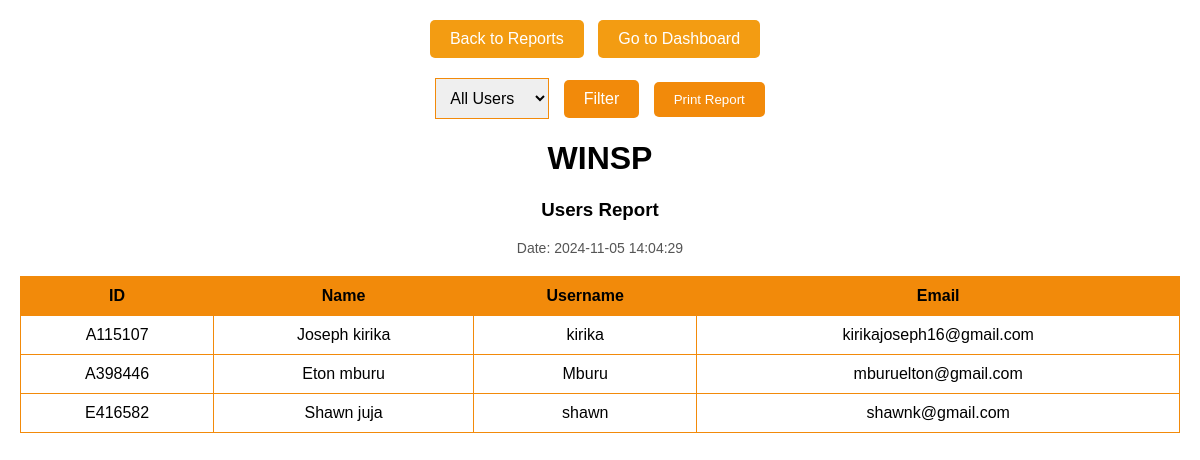
/PROJECTLIGHT/ausers_report.php, run on the app's committed database.
### tables this page shows
CREATE TABLE `users` (
  `USER_ID` varchar(20) NOT NULL,
  `FULL_NAME` varchar(100) NOT NULL,
  `USER_NAME` varchar(50) NOT NULL,
  `EMAIL` varchar(100) NOT NULL,
  `CONTACT` varchar(15) NOT NULL,
  `PASSWORD` varchar(255) NOT NULL,
  `ROLE` enum('Admin','Employee') NOT NULL,
  `CREATED_AT` timestamp NOT NULL DEFAULT current_timestamp()
);

### PROJECTLIGHT/ausers_report.php (the view, shortened to what this page needs)
<?php
$servername = "localhost";
$dbname = "PROJECTLIGHT";
$dbusername = "root";
$dbpassword = "";
$conn = new mysqli($servername, $dbusername, $dbpassword, $dbname);
$userCategory = $_POST['user_category'] ?? 'All';
$query = ($userCategory === "All") ? "SELECT * FROM users" : "SELECT * FROM users WHERE role = '$userCategory'";
$result = mysqli_query($conn, $query);
?>
<!DOCTYPE html>
<html lang="en">
<head>
</head>
<body>
    <div class="nav-buttons">
        <button class="nav-button" onclick="window.location.href='report.php';">Back to Reports</button>
        <button class="nav-button" onclick="window.location.href='admin.php';">Go to Dashboard</button>
    </div>
    <div class="filter-container">
        <form method="post" action="users_report.php">
            <select name="user_category" class="select-category">
                <option value="All" <?php if ($userCategory === 'All') echo 'selected'; ?>>All Users</option>
            </select>
            <button type="submit" class="button">Filter</button>
            <button type="button" class="print-button" onclick="window.print();">Print Report</button>
        </form>
    </div>
    <?php if (mysqli_num_rows($result) > 0): ?>
        <div id="printableArea">
            <div class="report-header">
                <h1>WINSP</h1>
                <h3>Users Report</h3>
                <p class="report-date">Date: <?php echo date('Y-m-d H:i:s'); ?></p>
            </div>
            <table>
                <tr>
                    <th>ID</th>
                    <th>Name</th>
                    <th>Username</th>
                    <th>Email</th>
                </tr>
                <?php while ($row = mysqli_fetch_assoc($result)): ?>
                    <tr>
                        <td><?php echo $row['USER_ID']; ?></td>
                        <td><?php echo $row['FULL_NAME']; ?></td>
                        <td><?php echo $row['USER_NAME']; ?></td>
                        <td><?php echo $row['EMAIL']; ?></td>
                    </tr>
                <?php endwhile; ?>
            </table>
        </div>
    <?php else: ?>
        <p>No users found.</p>
    <?php endif; ?>
</body>
</html>

### PROJECTLIGHT/ausers_report.php (style rules this page uses)
body { font-family: Arial, sans-serif; margin: 20px; }
h3 { text-align: center; }
table { width: 100%; border-collapse: collapse; margin-top: 20px; }
th, td { border: 1px solid #f28a0a; padding: 10px; text-align: center; }
th { background-color: #f28a0a; }
.filter-container { display: flex; justify-content: center; margin-bottom: 20px; }
.select-category { padding: 10px; margin-right: 10px; font-size: 16px; border: 1px solid #f28a0a; }
.button { padding: 10px 20px; font-size: 16px; cursor: pointer; background-color: #f28a0a; color: white; border: none; border-radius: 5px; margin-right: 10px; }
.print-button { background-color: #f28a0a; color: white; padding: 10px 20px; border: none; border-radius: 5px; }
.nav-buttons { text-align: center; margin-bottom: 20px; }
.nav-button { padding: 10px 20px; font-size: 16px; cursor: pointer; background-color: #f39c12; color: white; border: none; border-radius: 5px; margin-right: 10px; }
.report-header { text-align: center; margin-top: 20px; }
.report-date { text-align: center; font-size: 14px; color: #555; }

### data on the page
users: USER_ID "A115107", FULL_NAME "Joseph kirika", USER_NAME "kirika", EMAIL "kirikajoseph16@gmail.com"
users: USER_ID "A398446", FULL_NAME "Eton mburu", USER_NAME "Mburu", EMAIL "mburuelton@gmail.com"
users: USER_ID "E416582", FULL_NAME "Shawn juja", USER_NAME "shawn", EMAIL "shawnk@gmail.com"
